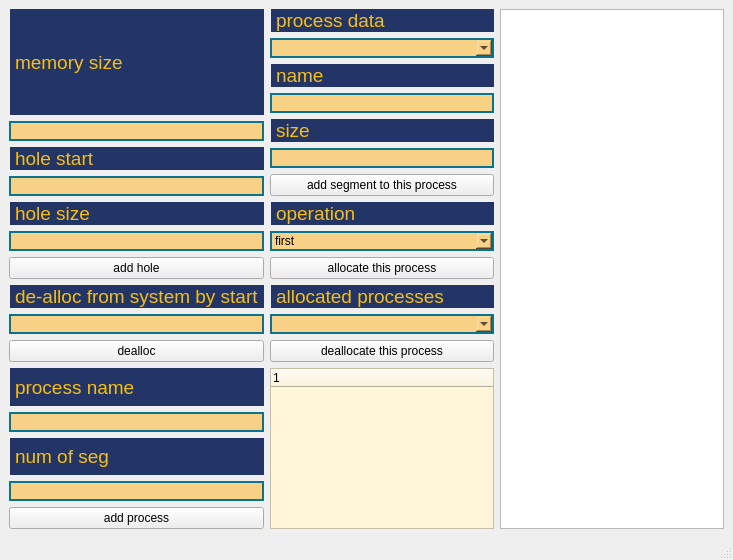
<?xml version="1.0" encoding="UTF-8"?>
<ui version="4.0">
 <class>MainWindow</class>
 <widget class="QMainWindow" name="MainWindow">
  <property name="geometry">
   <rect>
    <x>0</x>
    <y>0</y>
    <width>733</width>
    <height>560</height>
   </rect>
  </property>
  <property name="windowTitle">
   <string>Memory Allocator</string> <!-- Sửa tiêu đề cho ý nghĩa hơn -->
  </property>
  <widget class="QWidget" name="centralwidget">
   <layout class="QGridLayout" name="gridLayout">
    <item row="0" column="0">
     <layout class="QVBoxLayout" name="verticalLayout_3">
      <item>
       <widget class="QLabel" name="label_5">
        <property name="styleSheet">
         <string notr="true">background-color: #233567;
font-size: 19px;
font-style: bold; <!-- Sửa "blod" thành "bold" -->
color: #F7BE16;
margin-left: 1px;</string>
        </property>
        <property name="text">
         <string>memory size</string>
        </property>
       </widget>
      </item>
      <item>
       <widget class="QLineEdit" name="lineEdit_memSize">
        <property name="styleSheet">
         <string notr="true">border-width: 2px;
border-style: solid;
border-color: rgb(11, 115, 144);
background-color: #F6D186;</string>
        </property>
        <property name="text">
         <string/>
        </property>
       </widget>
      </item>
     </layout>
    </item>
    <item row="0" column="1" rowspan="2">
     <layout class="QVBoxLayout" name="verticalLayout_4">
      <item>
       <widget class="QLabel" name="label_9">
        <property name="styleSheet">
         <string notr="true">background-color: #233567;
font-size: 19px;
font-style: bold; <!-- Sửa "blod" thành "bold" -->
color: #F7BE16;
margin-left: 1px;</string>
        </property>
        <property name="text">
         <string>process data</string>
        </property>
       </widget>
      </item>
      <item>
       <widget class="QComboBox" name="comboBox_process">
        <property name="styleSheet">
         <string notr="true">border-width: 2px;
border-style: solid;
border-color: rgb(11, 115, 144);
background-color: #F6D186;</string>
        </property>
       </widget>
      </item>
      <item>
       <widget class="QLabel" name="label">
        <property name="styleSheet">
         <string notr="true">background-color: #233567;
font-size: 19px;
font-style: bold; <!-- Sửa "blod" thành "bold" -->
color: #F7BE16;
margin-left: 1px;</string>
        </property>
        <property name="text">
         <string>name</string>
        </property>
       </widget>
      </item>
      <item>
       <widget class="QLineEdit" name="lineEdit_Segname">
        <property name="styleSheet">
         <string notr="true">border-width: 2px;
border-style: solid;
border-color: rgb(11, 115, 144);
background-color: #F6D186;</string>
        </property>
       </widget>
      </item>
      <item>
       <widget class="QLabel" name="label_3">
        <property name="styleSheet">
         <string notr="true">background-color: #233567;
font-size: 19px;
font-style: bold; <!-- Sửa "blod" thành "bold" -->
color: #F7BE16;
margin-left: 1px;</string>
        </property>
        <property name="text">
         <string>size</string>
        </property>
       </widget>
      </item>
      <item>
       <widget class="QLineEdit" name="lineEdit_Segsize">
        <property name="styleSheet">
         <string notr="true">border-width: 2px;
border-style: solid;
border-color: rgb(11, 115, 144);
background-color: #F6D186;</string>
        </property>
       </widget>
      </item>
      <item>
       <widget class="QPushButton" name="pushButton_5">
        <property name="text">
         <string>add segment to this process</string>
        </property>
       </widget>
      </item>
      <item>
       <widget class="QLabel" name="label_10">
        <property name="styleSheet">
         <string notr="true">background-color: #233567;
font-size: 19px;
font-style: bold; <!-- Sửa "blod" thành "bold" -->
color: #F7BE16;
margin-left: 1px;</string>
        </property>
        <property name="text">
         <string>operation</string> <!-- Sửa "TextLabel" thành "operation" cho ý nghĩa -->
        </property>
       </widget>
      </item>
      <item>
       <widget class="QComboBox" name="comboBox_operation">
        <property name="styleSheet">
         <string notr="true">border-width: 2px;
border-style: solid;
border-color: rgb(11, 115, 144);
background-color: #F6D186;</string>
        </property>
        <item>
         <property name="text">
          <string>first</string>
         </property>
        </item>
        <item>
         <property name="text">
          <string>best</string>
         </property>
        </item>
       </widget>
      </item>
      <item>
       <widget class="QPushButton" name="pushButton_3">
        <property name="enabled">
         <bool>true</bool>
        </property>
        <property name="text">
         <string>allocate this process</string> <!-- Sửa "proccess" thành "process" -->
        </property>
       </widget>
      </item>
      <item>
       <widget class="QLabel" name="label_11">
        <property name="styleSheet">
         <string notr="true">background-color: #233567;
font-size: 19px;
font-style: bold; <!-- Sửa "blod" thành "bold" -->
color: #F7BE16;
margin-left: 1px;</string>
        </property>
        <property name="text">
         <string>allocated processes</string> <!-- Sửa "prcesses" thành "processes" -->
        </property>
       </widget>
      </item>
      <item>
       <widget class="QComboBox" name="comboBox_allocated_porcess">
        <property name="styleSheet">
         <string notr="true">border-width: 2px;
border-style: solid;
border-color: rgb(11, 115, 144);
background-color: #F6D186;</string>
        </property>
       </widget>
      </item>
      <item>
       <widget class="QPushButton" name="pushButton_dealloc_process">
        <property name="text">
         <string>deallocate this process</string> <!-- Sửa "porcess" thành "process" -->
        </property>
       </widget>
      </item>
     </layout>
    </item>
    <item row="1" column="0">
     <layout class="QVBoxLayout" name="verticalLayout_2">
      <item>
       <widget class="QLabel" name="label_7">
        <property name="styleSheet">
         <string notr="true">background-color: #233567;
font-size: 19px;
font-style: bold; <!-- Sửa "blod" thành "bold" -->
color: #F7BE16;
margin-left: 1px;</string>
        </property>
        <property name="text">
         <string>hole start</string>
        </property>
       </widget>
      </item>
      <item>
       <widget class="QLineEdit" name="lineEdit_holestart">
        <property name="styleSheet">
         <string notr="true">border-width: 2px;
border-style: solid;
border-color: rgb(11, 115, 144);
background-color: #F6D186;</string>
        </property>
       </widget>
      </item>
      <item>
       <widget class="QLabel" name="label_6">
        <property name="styleSheet">
         <string notr="true">background-color: #233567;
font-size: 19px;
font-style: bold; <!-- Sửa "blod" thành "bold" -->
color: #F7BE16;
margin-left: 1px;</string>
        </property>
        <property name="text">
         <string>hole size</string>
        </property>
       </widget>
      </item>
      <item>
       <widget class="QLineEdit" name="lineEdit_holeSize">
        <property name="styleSheet">
         <string notr="true">border-width: 2px;
border-style: solid;
border-color: rgb(11, 115, 144);
background-color: #F6D186;</string>
        </property>
       </widget>
      </item>
      <item>
       <widget class="QPushButton" name="pushButton_Addhole">
        <property name="text">
         <string>add hole</string>
        </property>
       </widget>
      </item>
      <item>
       <widget class="QLabel" name="label_8">
        <property name="styleSheet">
         <string notr="true">background-color: #233567;
font-size: 19px;
font-style: bold; <!-- Sửa "blod" thành "bold" -->
color: #F7BE16;
margin-left: 1px;</string>
        </property>
        <property name="text">
         <string>de-alloc from system by start</string>
        </property>
       </widget>
      </item>
      <item>
       <widget class="QLineEdit" name="lineEdit_dealloc">
        <property name="styleSheet">
         <string notr="true">border-width: 2px;
border-style: solid;
border-color: rgb(11, 115, 144);
background-color: #F6D186;</string>
        </property>
       </widget>
      </item>
      <item>
       <widget class="QPushButton" name="pushButton_4">
        <property name="text">
         <string>dealloc</string>
        </property>
       </widget>
      </item>
     </layout>
    </item>
    <item row="2" column="0">
     <layout class="QVBoxLayout" name="verticalLayout">
      <item>
       <widget class="QLabel" name="label_4">
        <property name="styleSheet">
         <string notr="true">background-color: #233567;
font-size: 19px;
font-style: bold; <!-- Sửa "blod" thành "bold" -->
color: #F7BE16;
margin-left: 1px;</string>
        </property>
        <property name="text">
         <string>process name</string>
        </property>
       </widget>
      </item>
      <item>
       <widget class="QLineEdit" name="lineEdit_processName">
        <property name="styleSheet">
         <string notr="true">border-width: 2px;
border-style: solid;
border-color: rgb(11, 115, 144);
background-color: #F6D186;</string>
        </property>
       </widget>
      </item>
      <item>
       <widget class="QLabel" name="label_2">
        <property name="styleSheet">
         <string notr="true">background-color: #233567;
font-size: 19px;
font-style: bold; <!-- Sửa "blod" thành "bold" -->
color: #F7BE16;
margin-left: 1px;</string>
        </property>
        <property name="text">
         <string>num of seg</string>
        </property>
       </widget>
      </item>
      <item>
       <widget class="QLineEdit" name="lineEdit_Numseg">
        <property name="styleSheet">
         <string notr="true">border-width: 2px;
border-style: solid;
border-color: rgb(11, 115, 144);
background-color: #F6D186;</string>
        </property>
       </widget>
      </item>
      <item>
       <widget class="QPushButton" name="pushButton_addPocess">
        <property name="styleSheet">
         <string notr="true"/>
        </property>
        <property name="text">
         <string>add process</string>
        </property>
       </widget>
      </item>
     </layout>
    </item>
    <item row="2" column="1">
     <widget class="QTreeWidget" name="treeWidget">
      <property name="styleSheet">
       <string notr="true">background-color: #fff6da;</string>
      </property>
      <column>
       <property name="text">
        <string notr="true">1</string>
       </property>
      </column>
     </widget>
    </item>
    <item row="0" column="2" rowspan="3">
     <widget class="QGraphicsView" name="graphicsView"/>
    </item>
   </layout>
  </widget>
  <widget class="QMenuBar" name="menubar">
   <property name="geometry">
    <rect>
     <x>0</x>
     <y>0</y>
     <width>733</width>
     <height>21</height>
    </rect>
   </property>
  </widget>
  <widget class="QStatusBar" name="statusbar"/>
 </widget>
 <resources/>
 <connections/>
</ui>
